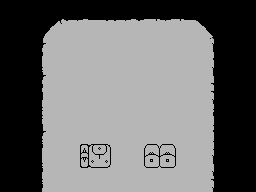

A level layout from a 2D game, rendered from its tile map. Below: a short description, then the map file with its tile-grid data intact:
An orthogonal 32x24 tile map with 8x8 px tiles, 1 tile layer (Tile Layer 1).

<map version="1.0" orientation="orthogonal" renderorder="right-down" width="32" height="24" tilewidth="8" tileheight="8" nextobjectid="1">
 <tileset firstgid="1" name="tiles" tilewidth="8" tileheight="8" tilecount="256" columns="16">
  <image source="maya-tablet5-tiles.png" width="128" height="128" />
 </tileset>
 <layer name="Tile Layer 1" width="32" height="24">
  <data encoding="csv">
1,1,1,1,1,1,1,1,1,1,1,1,1,1,1,1,1,1,1,1,1,1,1,1,1,1,1,1,1,1,1,1,
1,1,1,1,1,1,1,1,1,1,1,1,1,1,1,1,1,1,1,1,1,1,1,1,1,1,1,1,1,1,1,1,
1,1,1,1,1,1,1,2,5,6,7,4,4,5,5,6,7,5,3,8,6,7,8,4,10,1,1,1,1,1,1,1,
1,1,1,1,1,1,9,24,24,24,24,24,24,24,24,24,24,24,24,24,24,24,24,24,24,23,1,1,1,1,1,1,
1,1,1,1,1,11,24,24,24,24,24,24,24,24,24,24,24,24,24,24,24,24,24,24,24,24,17,1,1,1,1,1,
1,1,1,1,1,14,24,24,24,24,24,24,24,24,24,24,24,24,24,24,24,24,24,24,24,24,19,1,1,1,1,1,
1,1,1,1,1,13,24,24,24,24,24,24,24,24,24,24,24,24,24,24,24,24,24,24,24,24,21,1,1,1,1,1,
1,1,1,1,1,16,24,24,24,24,24,24,24,24,24,24,24,24,24,24,24,24,24,24,24,24,20,1,1,1,1,1,
1,1,1,1,1,12,24,24,24,24,24,24,24,24,24,24,24,24,24,24,24,24,24,24,24,24,19,1,1,1,1,1,
1,1,1,1,1,14,24,24,24,24,24,24,24,24,24,24,24,24,24,24,24,24,24,24,24,24,21,1,1,1,1,1,
1,1,1,1,1,13,24,24,24,24,24,24,24,24,24,24,24,24,24,24,24,24,24,24,24,24,22,1,1,1,1,1,
1,1,1,1,1,13,24,24,24,24,24,24,24,24,24,24,24,24,24,24,24,24,24,24,24,24,22,1,1,1,1,1,
1,1,1,1,1,15,24,24,24,24,24,24,24,24,24,24,24,24,24,24,24,24,24,24,24,24,19,1,1,1,1,1,
1,1,1,1,1,12,24,24,24,24,24,24,24,24,24,24,24,24,24,24,24,24,24,24,24,24,18,1,1,1,1,1,
1,1,1,1,1,12,24,24,24,24,24,24,24,24,24,24,24,24,24,24,24,24,24,24,24,24,21,1,1,1,1,1,
1,1,1,1,1,13,24,24,24,24,24,24,24,24,24,24,24,24,24,24,24,24,24,24,24,24,18,1,1,1,1,1,
1,1,1,1,1,14,24,24,24,24,24,24,24,24,24,24,24,24,24,24,24,24,24,24,24,24,20,1,1,1,1,1,
1,1,1,1,1,12,24,24,24,24,24,24,24,24,24,24,24,24,24,24,24,24,24,24,24,24,18,1,1,1,1,1,
1,1,1,1,1,15,24,24,24,24,33,34,35,36,24,24,24,24,37,38,39,40,24,24,24,24,18,1,1,1,1,1,
1,1,1,1,1,16,24,24,24,24,49,50,51,52,24,24,24,24,53,54,55,56,24,24,24,24,19,1,1,1,1,1,
1,1,1,1,1,12,24,24,24,24,65,66,67,68,24,24,24,24,69,70,71,72,24,24,24,24,21,1,1,1,1,1,
1,1,1,1,1,15,24,24,24,24,24,24,24,24,24,24,24,24,24,24,24,24,24,24,24,24,19,1,1,1,1,1,
1,1,1,1,1,12,24,24,24,24,24,24,24,24,24,24,24,24,24,24,24,24,24,24,24,24,22,1,1,1,1,1,
1,1,1,1,1,15,24,24,24,24,24,24,24,24,24,24,24,24,24,24,24,24,24,24,24,24,19,1,1,1,1,1
</data>
 </layer>
</map>
